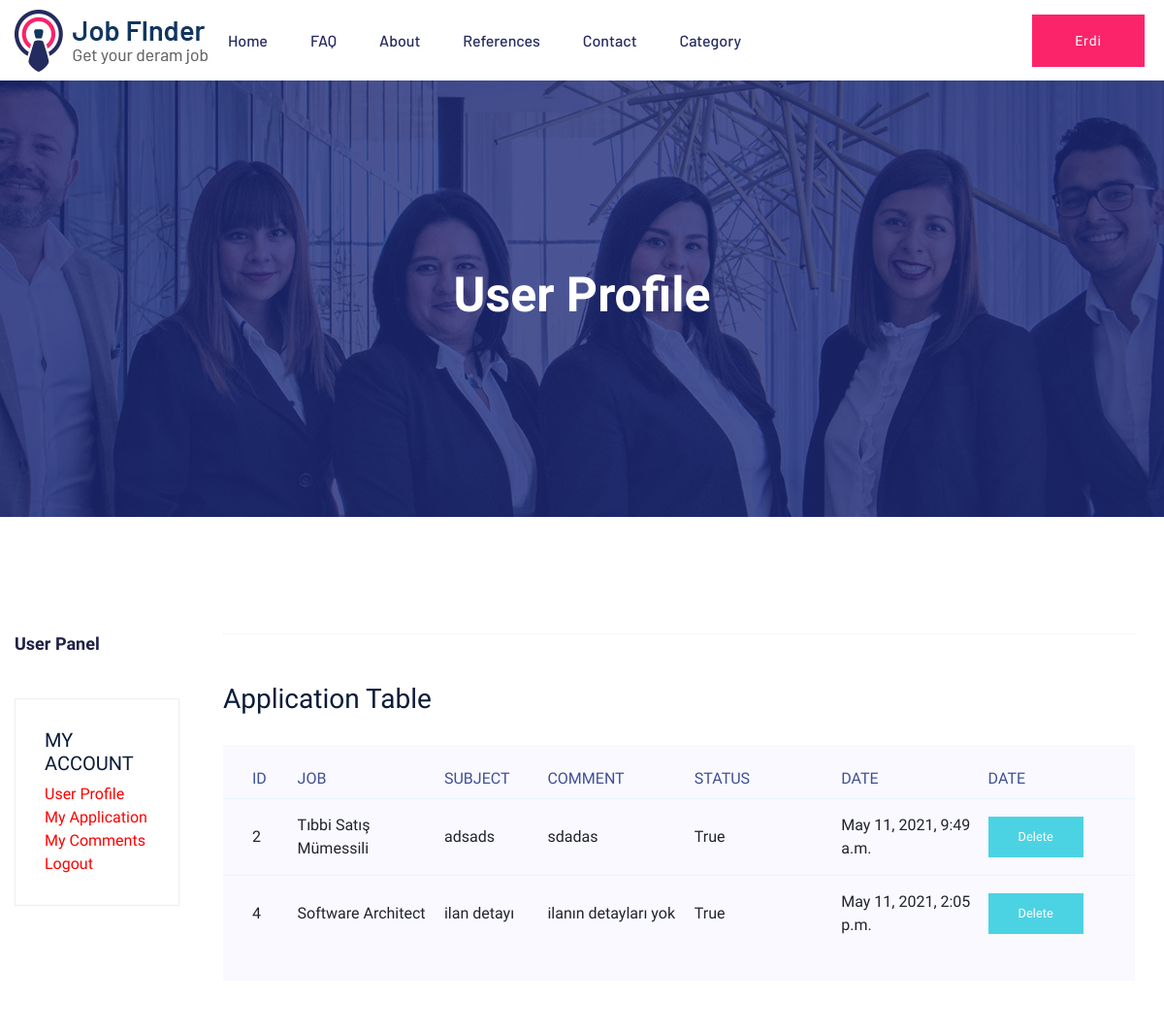
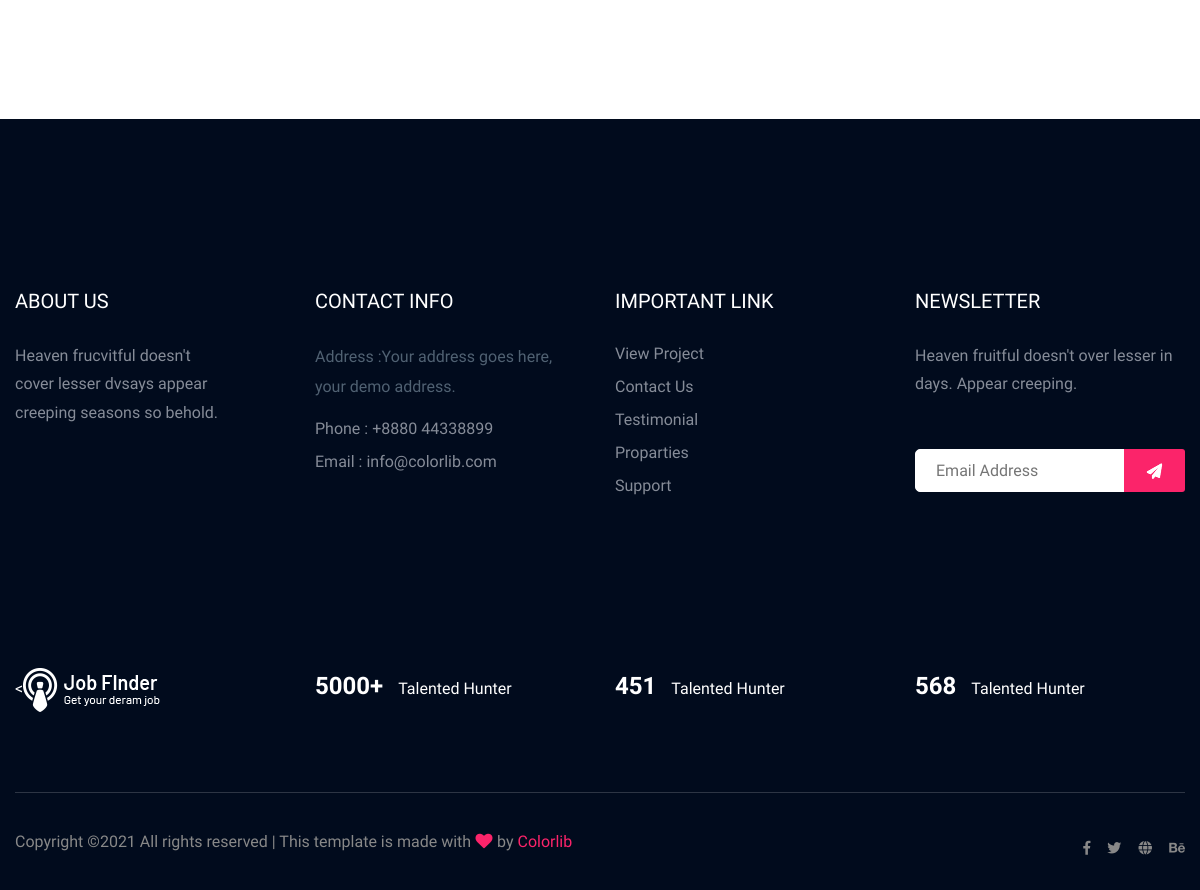
/user/comments/ (signed in), run on the app's committed database (2 pictures, top to bottom).
### job/models.py (models this page shows, shortened)
class Comment(models.Model):
    STATUS = (
        ('New', 'New'),
        ('True', 'True'),
        ('False', 'False'),
    )
    job=models.ForeignKey(Job,on_delete=models.CASCADE)
    user = models.ForeignKey(User, on_delete=models.CASCADE)
    subject = models.CharField(max_length=50, blank=True)
    comment = models.CharField(max_length=250,blank=True)
    ip = models.CharField(max_length=20, blank=True)
    status=models.CharField(max_length=10,choices=STATUS, default='New')
    create_at=models.DateTimeField(auto_now_add=True)
    update_at=models.DateTimeField(auto_now=True)

class Job(models.Model):
    STATUS = (
        ('True', 'True'),
        ('False', 'False'),
    )
    category = models.ForeignKey(Category, on_delete=models.CASCADE) #many to one relation with Category
    title = models.CharField(max_length=150)
    keywords = models.CharField(max_length=255)
    description = models.CharField(max_length=255)
    image=models.ImageField(blank=True,upload_to='images/')
    salary = models.IntegerField()
    type = models.CharField(max_length=150)
    location = models.CharField(max_length=255)
    company = models.CharField(max_length=255)
    detail=RichTextUploadingField(blank=True)
    slug = models.SlugField(null=False,unique=True)
    status=models.CharField(max_length=10,choices=STATUS)
    create_at=models.DateTimeField(auto_now_add=True)
    update_at=models.DateTimeField(auto_now=True)
    def image_tag(self):
        return mark_safe('<img src="{}" height="50"/>'.format(self.image.url))
    image_tag.short_description = 'Image'

### user/views.py (the view)
# urls.py: path('comments/', views.comments, name='comments'),
def comments(request):
    category = Category.objects.all()
    current_user = request.user
    comments = Comment.objects.filter(user_id=current_user.id)
    context = {
        'category': category,
        'comments': comments,
    }
    return render(request, 'user_comments.html', context)

### user/templates/user_comments.html (shortened to what this page needs)
{% extends "homebase.html" %}
{% block body %}
<div class="slider-area ">
    {% load static %}
        <div class="single-slider section-overly slider-height2 d-flex align-items-center" data-background="{%static 'assets/img/hero/about.jpg'%}">
            <div class="container">
                <div class="row">
                    <div class="col-xl-12">
                        <div class="hero-cap text-center">
                            <h2>User Profile</h2>
                        </div>
                    </div>
                </div>
            </div>
        </div>
    </div>
    <div class="job-listing-area pt-120 pb-120">
        <div class="container">
            <div class="row">
                <div class="col-xl-2 col-lg-2 col-md-2">
                    <div class="row">
                        <div class="col-12">
                            <div class="small-section-tittle2 mb-45">
                                <h4>User Panel</h4>
                            </div>
                        </div>
                    </div>
                    <div class="job-category-listing mb-50">
                        <div class="single-listing">
                            <div class="small-section-tittle2">
                                <h5>MY ACCOUNT</h5>
                                {% include "user_panel.html" %}
                            </div>
                        </div>
                    </div>
                </div>
                <div class="col-xl-10 col-lg-10 col-md-10">
                    <section class="featured-job-area">
                        <div class="container">
                            <div class="section-top-border">
                                <h3 class="mb-30">Application Table</h3>
                                <div class="progress-table-wrap">
                                    <div class="progress-table">
                                        <div class="table-head">
                                            <div class="serial">Id</div>
                                            <div class="country">Job</div>
                                            <div class="visit">Subject </div>
                                            <div class="country">Comment</div>
                                            <div class="country">Status</div>
                                            <div class="country">Date</div>
                                            <div class="country">Date</div>
                                        </div>
                                        {% for rs in comments %}
                                        <div class="table-row">
                                            <div class="serial">{{rs.id}}</div>
                                            <div class="country">{{rs.job.title}}</div>
                                            <div class="visit">{{rs.subject}}</div>
                                            <div class="country">{{rs.comment}}</div>
                                            <div class="country">{{rs.status}}</div>
                                            <div class="country">{{rs.create_at}}</div>
                                            <div class="country"><a class="genric-btn success" href="/user/deletecomment/{{ rs.id }}" onclick="return confirm('Will be Delete ! Are you sure?')"> Delete </a></div>
                                        </div>
                                        {% endfor %}
                      </div>
            </div>
 </div>
 </div>
                    </section>
                </div>
            </div>
        </div>
    </div>
{% endblock %}

### home/templates/header.html (shortened to what this page needs)
 <header>
       <div class="header-area header-transparrent">
           <div class="headder-top header-sticky">
                <div class="container">
                    <div class="row align-items-center">
                        <div class="col-lg-2 col-md-1">
                            <div class="logo">
                                 {% load static %}
                                <a href="index.html"><img src="{%static 'assets/img/logo/logo.png'%}" alt=""></a>
                            </div>
                        </div>
                        <div class="col-lg-10 col-md-11">
                            <div class="menu-wrapper">
                                <div class="main-menu">
                                    <nav class="d-none d-lg-block">
                                        <ul id="navigation">
                                            <li><a href="/">Home</a></li>
                                            <li><a href="/faq">FAQ </a></li>
                                            <li><a href="/hakkimizda">About</a></li>
                                            <li><a href="/referanslar">References</a></li>
                                            <li><a href="/iletisim">Contact</a></li>
                                            {% load mptt_tags %}
                                            <li><a href="">Category</a>
                                            </li>
                                        </ul>
                                    </nav>
                                </div>
                                {% if user.id is not None %}
                              <div class="header-btn d-none f-right d-lg-block">
                                    <a href="/user/" class="btn head-btn1">{{user.first_name}}</a>
                                </div>
                                 {% else %}
                                <div class="header-btn d-none f-right d-lg-block">
                                    <a href="/register/" class="btn head-btn1">Register</a>
                                    <a href="/login/" class="btn head-btn2">Login</a>
                                </div>
                                {% endif %}
                            </div>
                        </div>
                    </div>
                </div>
           </div>
       </div>
    </header>

### data on the page
Comment: id "2", job "Tıbbi Satış Mümessili", subject "adsads", comment "sdadas", status "True", create_at "May 11, 2021, 9:49 a.m."
Comment: id "4", job "Software Architect", subject "ilan detayı", comment "ilanın detayları yok", status "True", create_at "May 11, 2021, 2:05 p.m."

### other printed values
{{ user.first_name }} "Erdi"
